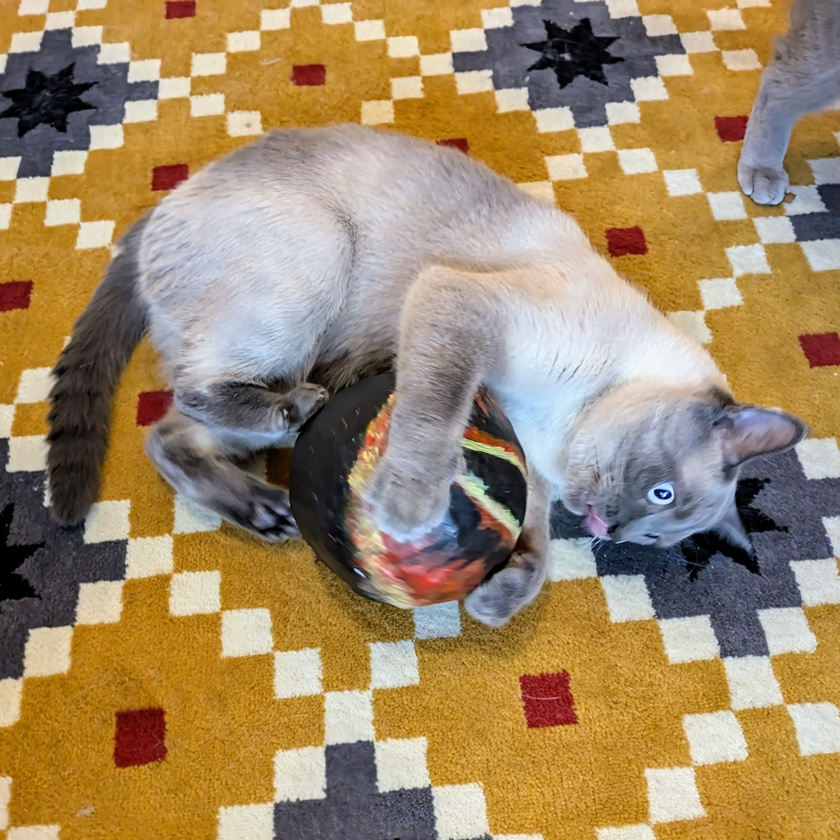
#> input picture Images/cat.jpeg, 840 x 840 px, shrunk from 1599 x 1600 before the run; its folder holds only this picture in this run
$ jupyter execute --allow-errors Otsu.ipynb
#> lines starting #> are read from the running program, lines starting #| are printed output that depends on the picture; after the words box and inside, x2 and y2 are one past the last pixel; in counts of white or black regions, pixels touching at a corner belong together
#> `image = cv2.imread(image_path, cv2.IMREAD_GRAYSCALE)`:
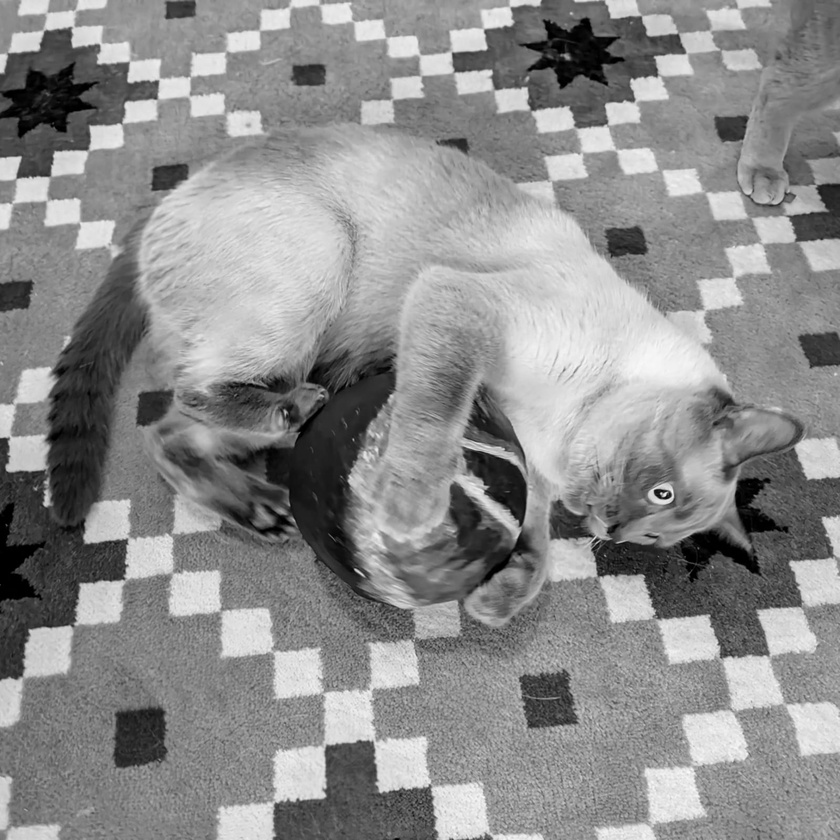
#> image: shape (840, 840); min 0, max 251, mean 140.8
# Otsu’s thresholding algorithm implementation

## Rolands Laucis (bfn372)

[cell 1]
import numpy as np
import matplotlib.pyplot as plt
import cv2

# built-in
import glob
import pathlib
import os

[cell 2]
def otsu_thresholding(image):
    """
    Perform Otsu's thresholding on a grayscale image.
    Args:
        image (numpy.ndarray): Grayscale image as a 2D numpy array.
    Returns:
        int: Optimal threshold value.
    """
    # Calculate histogram
    hist, bin_edges = np.histogram(image, bins=256, range=(0, 256))
#> hist = 256 values, max 8301 at index 139, min 0 at index 249, mean 2756.2; bin_edges = 257 values from 0 to 256

    # Normalize the histogram
    hist_normalized = hist / hist.sum()
#> hist_normalized = 256 values, max 0.0118 at index 139, min 0 at index 249, mean 0.00391

    # Compute cumulative sums and means
    cumulative_sum = np.cumsum(hist_normalized)
#> cumulative_sum = 256 values from 0.00319 to 1
    cumulative_mean = np.cumsum(hist_normalized * np.arange(256))
#> cumulative_mean = 256 values from 0 to 140.8
    total_mean = cumulative_mean[-1]
#> total_mean = 140.8

    # Initialize variables
    max_variance = 0
    optimal_threshold = 0

    # Iterate through all possible thresholds
    for t in range(256):
        # Probabilities of the two classes
        w0 = cumulative_sum[t]  # Background
        w1 = 1 - w0  # Foreground

        if w0 == 0 or w1 == 0:  # Avoid division by zero
            continue

        # Class means
        mean0 = cumulative_mean[t] / w0 if w0 > 0 else 0
        mean1 = (total_mean - cumulative_mean[t]) / w1 if w1 > 0 else 0

        # Between-class variance
        between_class_variance = w0 * w1 * (mean0 - mean1) ** 2

        # Update optimal threshold if variance is higher
        if between_class_variance > max_variance:
            max_variance = between_class_variance
            optimal_threshold = t
#> this loop made 256 passes
#> (w0, w1, mean0, mean1, between_class_variance, max_variance) on passes 1 to 12: (0.00319, 0.997, 0, 141.3, 63.43, 63.43), (0.00479, 0.995, 0.335, 141.5, 95.02, 95.02), (0.00594, 0.994, 0.658, 141.7, 117.5, 117.5), (0.00696, 0.993, 0.999, 141.8, 137, 137), (0.0077, 0.992, 1.29, 141.9, 151.1, 151.1), (0.00841, 0.992, 1.6, 142, 164.5, 164.5), (0.00919, 0.991, 1.97, 142.1, 178.8, 178.8), (0.00993, 0.99, 2.35, 142.2, 192.4, 192.4), (0.0107, 0.989, 2.75, 142.3, 205.9, 205.9), (0.0115, 0.989, 3.17, 142.4, 219.6, 219.6), (0.0122, 0.988, 3.59, 142.5, 232.7, 232.7), (0.0129, 0.987, 3.97, 142.6, 244.2, 244.2)
#> after the loop, max_variance = 1837.9; optimal_threshold = 123
#| Optimal threshold for Images/cat.jpeg: 123

    return optimal_threshold

[cell 3]
def apply_threshold(image, threshold):
    """
    Apply a threshold to create a binary image.
    Args:
        image (numpy.ndarray): Grayscale image as a 2D numpy array.
        threshold (int): Threshold value.
    Returns:
        numpy.ndarray: Binary segmented image.
    """
#> called with threshold = 123
    binary_image = (image > threshold).astype(np.uint8) * 255
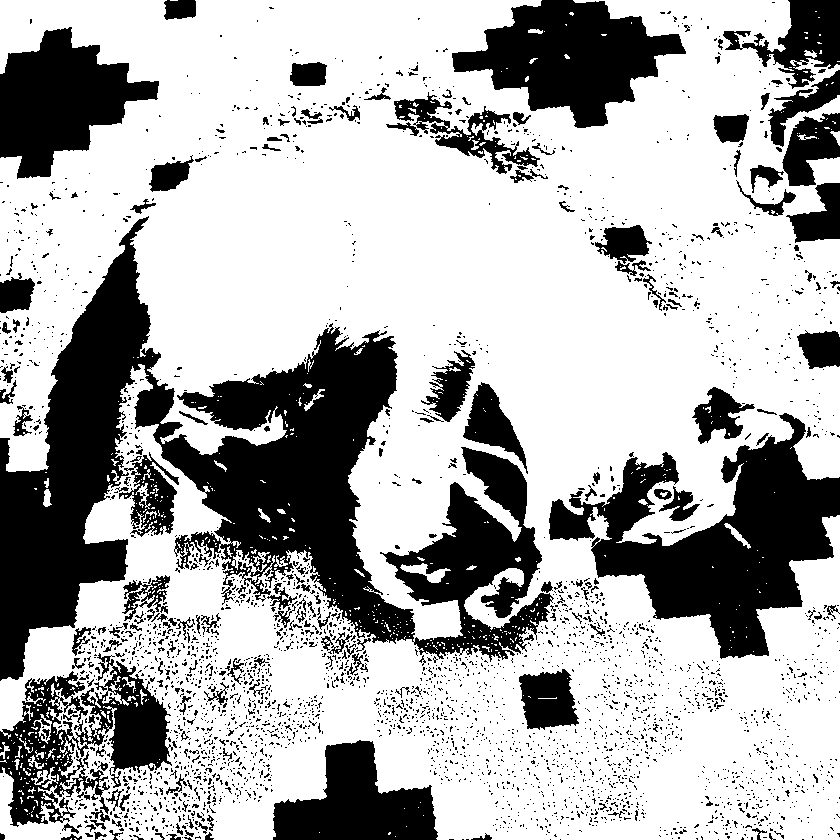
#> binary_image: shape (840, 840); 68.7% white; 3422 black regions (3199 under 20 px), largest, box (x1, y1, x2, y2) and area: (0, 216, 554, 681) 85324, (549, 413, 840, 659) 29311, (452, 0, 686, 128) 16071
    return binary_image

[cell 4]
# Get image paths using glob
image_paths = glob.glob(os.path.join('images', '*'))
img_count = len(image_paths)

[cell 5]
fig, axis = plt.subplots(1, img_count)
fig.set_figwidth(20)

#> (the rest of this cell did not finish here and is left out)

[cell 6]
fig, axis = plt.subplots(1, img_count)
fig.set_figwidth(20)

#> (the rest of this cell did not finish here and is left out)
